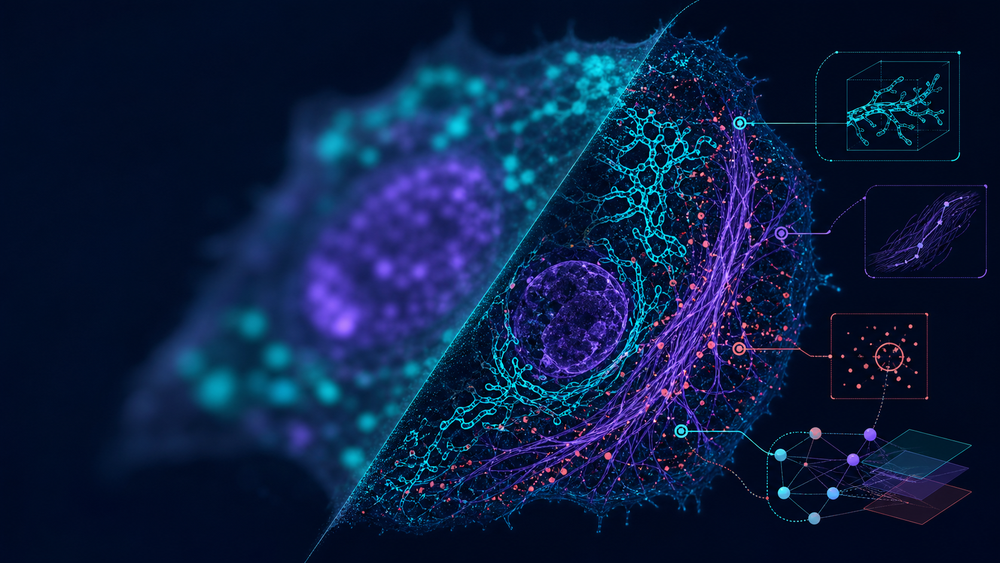
#> input picture MorphAgent_UI/MorphAgent/morphagent_ui/resources/morphagent_hero.png, 1000 x 563 px, shrunk from 1672 x 941 before the run
$ python -i extract.py   (imports and definitions only)
#> lines starting #> are read from the running program, lines starting #| are printed output that depends on the picture; after the words box and inside, x2 and y2 are one past the last pixel; in counts of white or black regions, pixels touching at a corner belong together
def extract(img, *segmentation_masks):
    # IMPORT ALL REQUIRED PACKAGES AT THE BEGINNING OF THE FUNCTION
    import numpy as np
    from skimage.measure import label, regionprops, perimeter
    from skimage.filters import threshold_otsu
    from skimage.morphology import binary_closing, disk, convex_hull_image
    from scipy import ndimage

    # Convert to appropriate array type
    arr = np.asarray(img, dtype=np.float32)

    # Handle dimensionality according to dataset format
    # Dataset: (512, 512, 3), Channels: 0=Actin, 1=Tubulin, 2=DAPI
    # If the image is 2D (H, W), treat it as single channel.
    # If 3D (H, W, C), we need to select the appropriate channel for cell boundary analysis.

    # Channel Selection for Morphology:
    # Channel 0 (Actin) is best for cell boundaries/shape.
    # Channel 1 (Tubulin) is also good for general cell body.
    # Channel 2 (DAPI) is nuclei, not suitable for cell perimeter roughness.

    if arr.ndim == 3 and arr.shape[2] == 3:
        # Use Actin (ch0) primarily, potentially combined with Tubulin (ch1) for robustness
        # Max projection of Actin and Tubulin captures the full cytoskeleton extent
        image_for_segmentation = np.maximum(arr[..., 0], arr[..., 1])
    elif arr.ndim == 2:
        image_for_segmentation = arr
    else:
        return 0.0

    # Intensity normalization
    vmax = np.percentile(image_for_segmentation, 99.5) if image_for_segmentation.size > 0 else 1.0
    if vmax > 0:
        image_for_segmentation = image_for_segmentation / vmax
    image_for_segmentation = np.clip(image_for_segmentation, 0.0, 1.0)

    # Handle segmentation masks
    labeled_mask = None

    # Check if valid segmentation masks are provided
    if len(segmentation_masks) > 0 and segmentation_masks[0] is not None:
        mask_input = segmentation_masks[0]
        # Ensure mask matches image spatial dimensions
        if mask_input.shape[:2] == arr.shape[:2]:
            if mask_input.ndim == 3:
                # If mask is 3D (e.g. one-hot or stacked), take max or first channel
                mask_input = mask_input[..., 0]

            # If mask is boolean or binary, label it. If integer, assume instance segmentation.
            if mask_input.dtype == bool or np.max(mask_input) == 1:
                labeled_mask = label(mask_input)
            else:
                labeled_mask = mask_input.astype(int)

    # Fallback: Generate segmentation if no mask provided
    if labeled_mask is None:
        # Smooth to reduce noise
        smoothed = ndimage.gaussian_filter(image_for_segmentation, sigma=2)

        # Threshold
        try:
            thresh = threshold_otsu(smoothed)
            binary = smoothed > thresh
        except Exception:
            binary = smoothed > 0.1 # Fallback threshold

        # Morphological cleanup
        binary = binary_closing(binary, disk(3))

        # Label
        labeled_mask = label(binary)

    # Compute Feature: Cell Perimeter Roughness Mean
    # Formula: Perimeter_actual / Perimeter_convex_hull

    regions = regionprops(labeled_mask)
    roughness_values = []

    for region in regions:
        # Filter small artifacts
        if region.area < 100:
            continue

        # 1. Actual Perimeter
        actual_perimeter = region.perimeter
        if actual_perimeter == 0:
            continue

        # 2. Convex Hull Perimeter
        # region.convex_image is the binary convex hull of the region
        # We calculate the perimeter of this binary mask
        hull_image = region.convex_image

        # Calculate perimeter of the convex hull
        # We use skimage.measure.perimeter on the binary hull image
        hull_perimeter = perimeter(hull_image)

        if hull_perimeter <= 0:
            continue

        # 3. Calculate Ratio
        # A perfect convex shape has ratio ~1.0
        # Rough shapes (blebbing, protrusions) have ratio > 1.0
        roughness = actual_perimeter / hull_perimeter
        roughness_values.append(roughness)

    # Aggregate
    if not roughness_values:
        return 0.0

    result = np.mean(roughness_values)

    return float(result)

>>> import cv2
>>> picture = cv2.imread('../../../../../../MorphAgent_UI/MorphAgent/morphagent_ui/resources/morphagent_hero.png', cv2.IMREAD_GRAYSCALE)
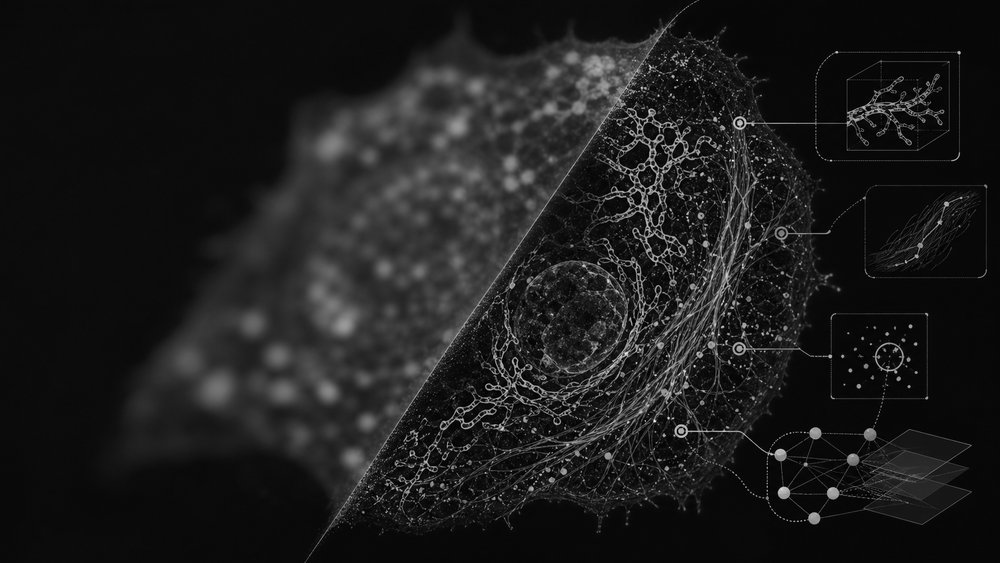
#> picture: shape (563, 1000); min 0, max 253, mean 28.4
>>> result = extract(picture)
#> in extract, `vmax = np.percentile(image_for_segmentation, 99.5) if image_for_segmen..`: vmax = 155
#> in extract, `image_for_segmentation = np.clip(image_for_segmentation, 0.0, 1.0)`:
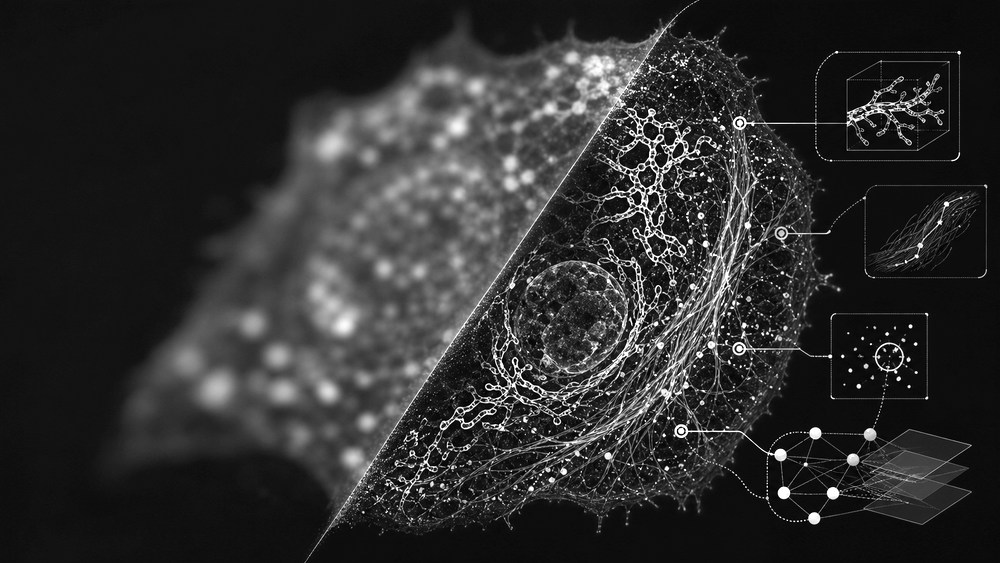
#> image_for_segmentation: shape (563, 1000) float32; min 0, max 1, mean 0.183
#> in extract, `smoothed = ndimage.gaussian_filter(image_for_segmentation, sigma=2)`:
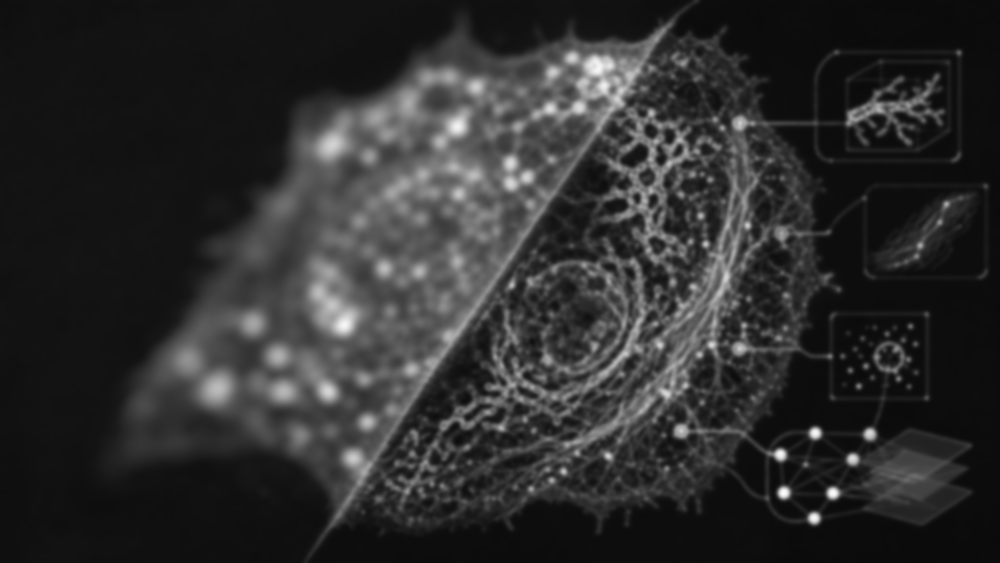
#> smoothed: shape (563, 1000) float32; min 0.0417, max 0.99, mean 0.183
#> in extract, `thresh = threshold_otsu(smoothed)`: thresh = 0.244
#> in extract, `binary = smoothed > thresh`:
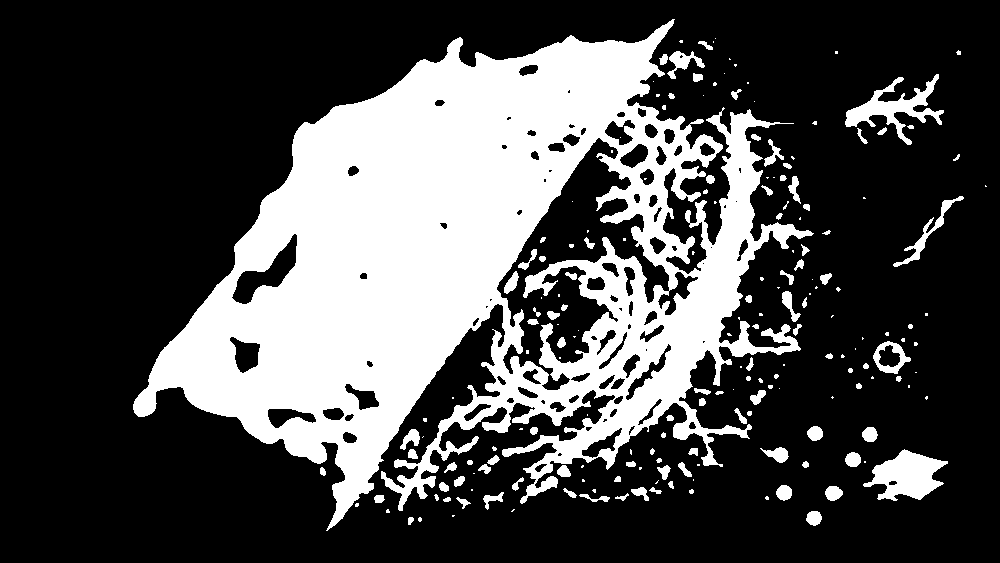
#> binary: shape (563, 1000) bool; 29.2% white; 194 white regions (93 under 20 px), largest, box (x1, y1, x2, y2) and area: (133, 19, 814, 531) 150681, (863, 449, 948, 501) 2440, (845, 74, 944, 145) 2073
#> in extract, `binary = binary_closing(binary, disk(3))`:
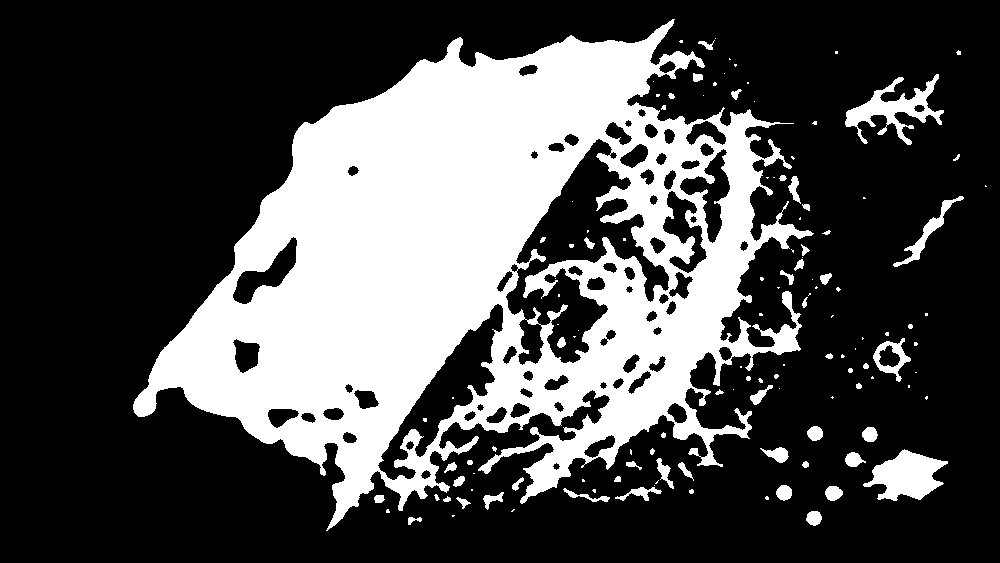
#> binary: shape (563, 1000) bool; 30.2% white; 128 white regions (70 under 20 px)
#> in extract, `labeled_mask = label(binary)`:
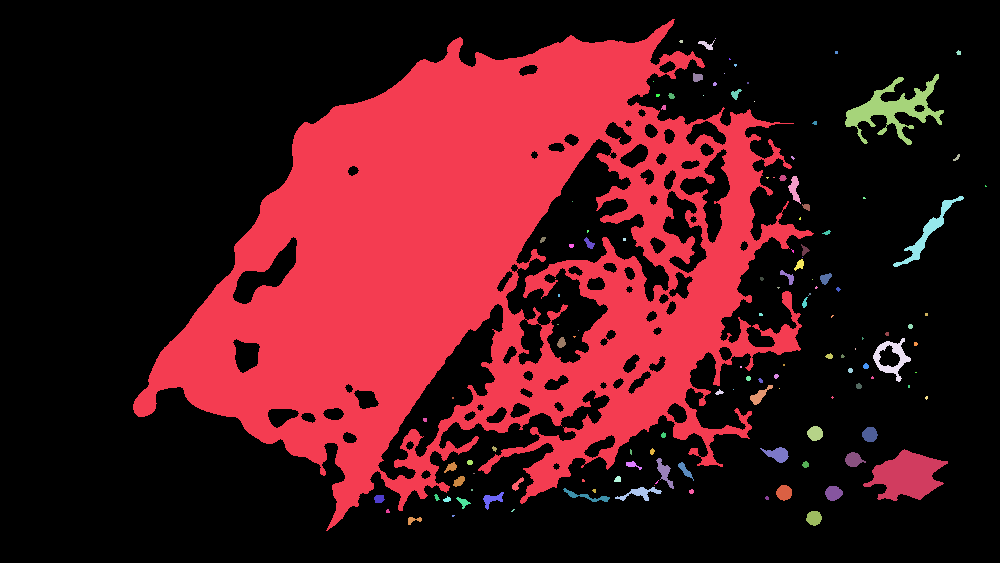
#> labeled_mask: shape (563, 1000) int32; 129 distinct labels, from 0 to 128; one colour per label, 0 black
#> in extract, `regions = regionprops(labeled_mask)`: regions = 128 regions; largest, box (x1, y1, x2, y2) and area: (133, 19, 814, 531) 159327, (863, 449, 948, 501) 2490, (845, 74, 944, 145) 2287, (893, 196, 964, 267) 726, (873, 338, 911, 382) 580
#> the loop in extract, `for region in regions:` made 128 passes
#> (actual_perimeter, hull_perimeter, roughness) on passes 1, 11, 25, 29: (11450.7, 1988.4, 5.76), (652.5, 286.2, 2.28), (70.91, 67.25, 1.05), (251.2, 216.1, 1.16)
#> pass 1, in extract, `hull_image = region.convex_image`:
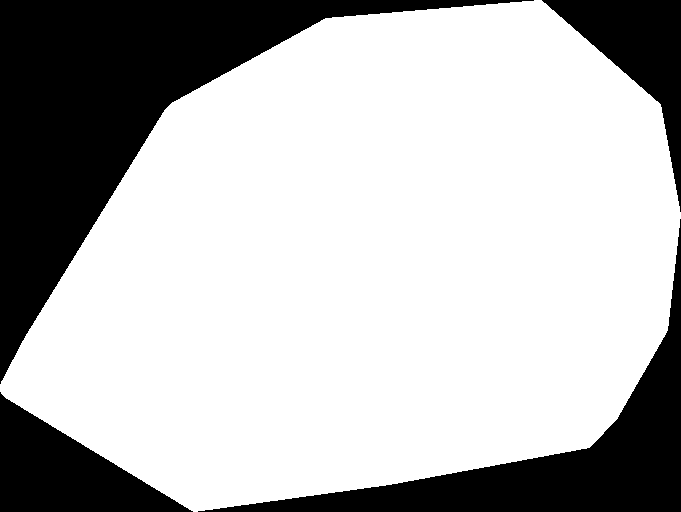
#> hull_image: shape (512, 681) bool; 72.2% white; 4 black regions, box (x1, y1, x2, y2) and area: (0, 0, 534, 384) 52194, (198, 219, 681, 512) 23983, (0, 392, 193, 512) 11358, (542, 0, 681, 212) 9430
#> after the loop in extract, `for region in regions:`: roughness_values = [5.76, 2.28, 1.05, 1.16, 1.74, 1.04, 1, 1, 1.02, 1.26, 1.01, 1.15, 0.944, 1, 1.01, 1.13, 1.02, 1.11, 1]
#> in extract, `result = np.mean(roughness_values)`: result = 1.4
#> result = 1.4
